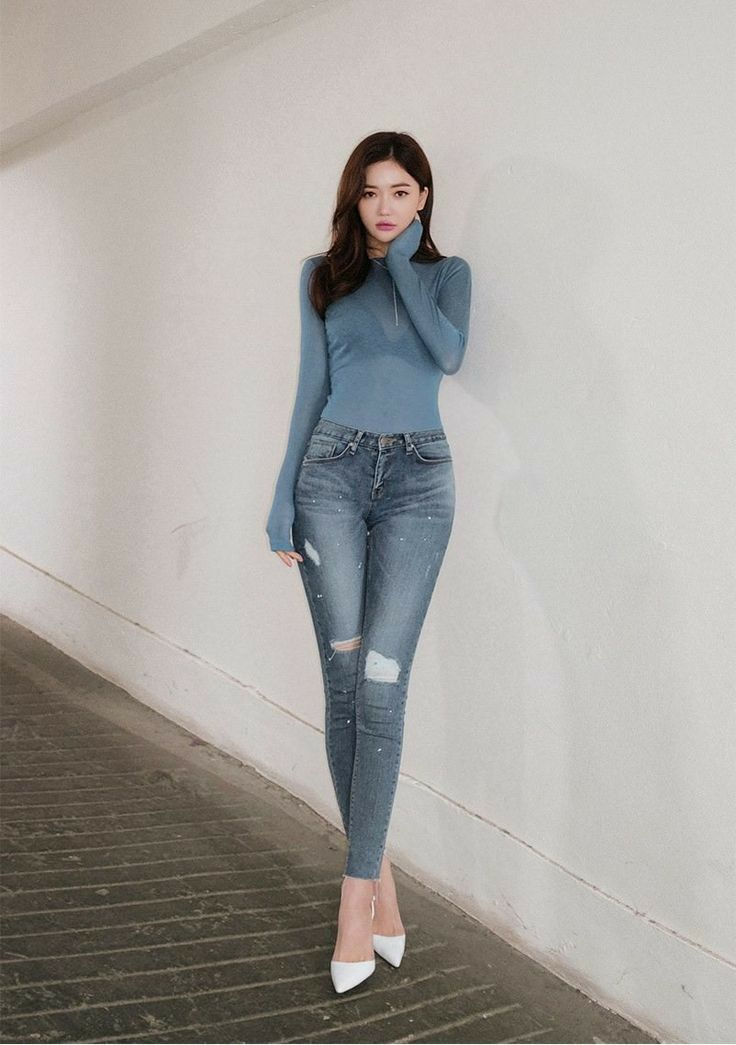
#> input picture input/model.jpg, 736 x 1045 px
$ python image_flip.py --input input/model.jpg --output out.png
#> lines starting #> are read from the running program, lines starting #| are printed output that depends on the picture
from PIL import Image
import argparse
import sys

def mirror_image(input_image_path, output_image_path):
    """
    이미지를 좌우 반전하는 함수
    :param input_image_path: 원본 이미지 파일 경로
    :param output_image_path: 반전된 이미지 저장 경로
    """
#> called with input_image_path = 'input/model.jpg', output_image_path = 'out.png'
    try:
        # 이미지 열기
        image = Image.open(input_image_path)
#> image is the input picture: PIL image 736x1045 RGB; mean R, G, B 168, 165, 160.7

        # 이미지 좌우 반전
        mirrored_image = image.transpose(Image.FLIP_LEFT_RIGHT)
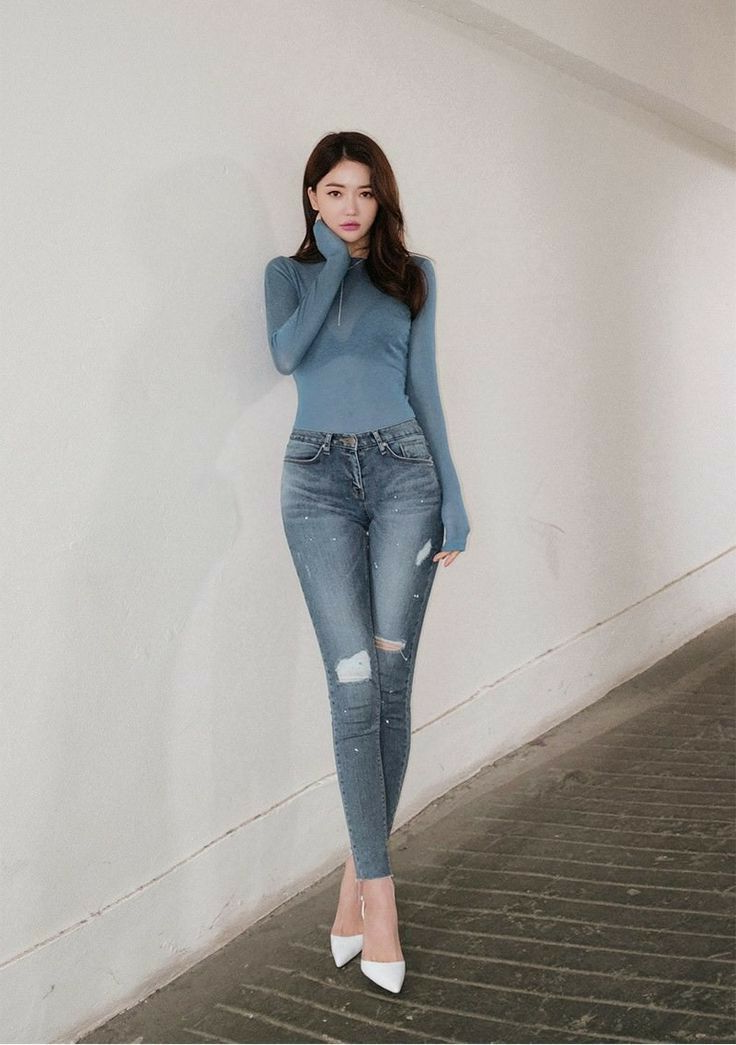
#> mirrored_image: PIL image 736x1045 RGB; mean R, G, B 168, 165, 160.7

        # 반전된 이미지 저장
        mirrored_image.save(output_image_path)
        print(f"Mirrored image saved to {output_image_path}")

    except Exception as e:
        print(f"Error: {e}")

def process_image_file():
    """
    사용자로부터 입력받은 파일 경로로 이미지를 좌우 반전하는 함수
    """
    # 사용자로부터 입력 파일 경로와 출력 파일 경로 받기
    input_image_path = f'{args.input}'
    output_image_path = f'{args.output}'

    # 좌우 반전 함수 호출
    mirror_image(input_image_path, output_image_path)

def setup_args(parser):
    parser.add_argument(
        "--input", type=str, required=True,
        help="input Path",
    )
    parser.add_argument(
        "--output", type=str, required=True,
        help="output Path"
    )


if __name__=="__main__":

    parser = argparse.ArgumentParser()
    setup_args(parser)
    args = parser.parse_args(sys.argv[1:])
    # 파일 입출력 실행 예시


    # 입력 파일에서 좌표 읽고, 좌우 대칭 후 출력 파일로 저장
    process_image_file()
